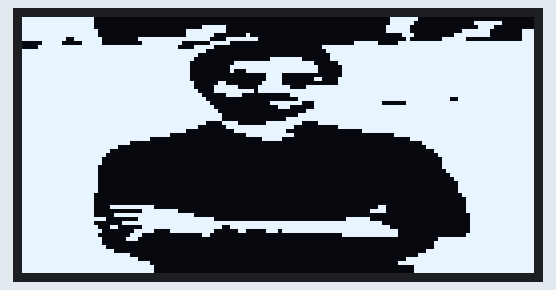
A sketch run on a simulated Arduino Uno, built with avr-gcc and run on an emulated ATmega328P. Parts: 128×64 one-colour display.

Above: at 0.1 s.

The sketch:

Image_On_OLED.ino
```cpp
#include <Wire.h>
#include <Adafruit_GFX.h>
#include <Adafruit_SSD1306.h>

#define SCREEN_WIDTH 128
#define SCREEN_HEIGHT 64

Adafruit_SSD1306 display(SCREEN_WIDTH, SCREEN_HEIGHT, &Wire, -1);

// 'Picsart_23-09-09_16-08-04-784 (2)', 128x64px
const unsigned char epd_bitmap_Picsart_23_09_09_16_08_04_784__2_ [] PROGMEM = {
	0xff, 0xff, 0xc0, 0x00, 0x00, 0x00, 0x00, 0x00, 0x00, 0x00, 0x00, 0x0f, 0xe0, 0x00, 0x00, 0x00,
	0xff, 0xff, 0xc0, 0x00, 0x00, 0x00, 0x00, 0x00, 0x00, 0x00, 0x00, 0x0f, 0xc0, 0x00, 0x7f, 0x00,
	0xff, 0xff, 0xc0, 0x00, 0x00, 0x07, 0xe0, 0x00, 0x00, 0x00, 0x00, 0x1f, 0x80, 0x00, 0x3c, 0x00,
	0xff, 0xff, 0xe0, 0x00, 0x00, 0x7f, 0xe0, 0x00, 0x00, 0x00, 0x00, 0x1f, 0x80, 0x03, 0xf8, 0x07,
	0xff, 0xff, 0xe0, 0x00, 0x00, 0x7f, 0x00, 0x80, 0x00, 0x00, 0x00, 0x01, 0xc0, 0x0f, 0xf8, 0x07,
	0xff, 0xe7, 0xf0, 0x07, 0xff, 0xfe, 0x1f, 0xe0, 0x00, 0x00, 0x00, 0x00, 0x80, 0x7e, 0x00, 0x07,
	0x07, 0xc1, 0xf0, 0x03, 0xff, 0x01, 0xf0, 0x00, 0x00, 0x00, 0x1f, 0x83, 0xff, 0xff, 0xff, 0xff,
	0x0f, 0xff, 0xff, 0xff, 0xfe, 0x1f, 0x00, 0x00, 0x00, 0x1f, 0xff, 0xff, 0xff, 0xff, 0xff, 0xff,
	0xff, 0xff, 0xff, 0xff, 0xff, 0xfc, 0x00, 0x00, 0x00, 0x0f, 0xff, 0xff, 0xff, 0xff, 0xff, 0xff,
	0xff, 0xff, 0xff, 0xff, 0xff, 0xf0, 0x00, 0x00, 0x00, 0x07, 0xff, 0xff, 0xff, 0xff, 0xff, 0xff,
	0xff, 0xff, 0xff, 0xff, 0xff, 0xe0, 0x00, 0x03, 0xfc, 0x07, 0xff, 0xff, 0xff, 0xff, 0xff, 0xff,
	0xff, 0xff, 0xff, 0xff, 0xff, 0xc0, 0x07, 0xff, 0xff, 0x81, 0xff, 0xff, 0xff, 0xff, 0xff, 0xff,
	0xff, 0xff, 0xff, 0xff, 0xff, 0xc0, 0x0f, 0xff, 0xff, 0xc0, 0xff, 0xff, 0xff, 0xff, 0xff, 0xff,
	0xff, 0xff, 0xff, 0xff, 0xff, 0xc0, 0x08, 0xff, 0xff, 0xc0, 0xff, 0xff, 0xff, 0xff, 0xff, 0xff,
	0xff, 0xff, 0xff, 0xff, 0xff, 0xc0, 0x00, 0x07, 0x80, 0x00, 0xff, 0xff, 0xff, 0xff, 0xff, 0xff,
	0xff, 0xff, 0xff, 0xff, 0xff, 0xc0, 0x00, 0x07, 0x80, 0x61, 0xff, 0xff, 0xff, 0xff, 0xff, 0xff,
	0xff, 0xff, 0xff, 0xff, 0xff, 0xe0, 0x60, 0x0f, 0x80, 0x01, 0xff, 0xff, 0xff, 0xff, 0xff, 0xff,
	0xff, 0xff, 0xff, 0xff, 0xff, 0xe0, 0xfc, 0x1f, 0xe1, 0xff, 0xff, 0xff, 0xff, 0xff, 0xff, 0xff,
	0xff, 0xff, 0xff, 0xff, 0xff, 0xf0, 0xff, 0xdf, 0xff, 0xff, 0xff, 0xff, 0xff, 0xff, 0xff, 0xff,
	0xff, 0xff, 0xff, 0xff, 0xff, 0xf8, 0x1e, 0x00, 0x1f, 0xff, 0xff, 0xff, 0xff, 0xff, 0xff, 0xff,
	0xff, 0xff, 0xff, 0xff, 0xff, 0xfc, 0x00, 0x00, 0x07, 0xff, 0xff, 0xff, 0xff, 0xe7, 0xff, 0xff,
	0xff, 0xff, 0xff, 0xff, 0xff, 0xfe, 0x00, 0x03, 0xfc, 0x7f, 0xff, 0xc0, 0xff, 0xff, 0xff, 0xff,
	0xff, 0xff, 0xff, 0xff, 0xff, 0xff, 0x00, 0x00, 0xe0, 0x7f, 0xff, 0xff, 0xff, 0xff, 0xff, 0xff,
	0xff, 0xff, 0xff, 0xff, 0xff, 0xff, 0x80, 0x00, 0x01, 0xff, 0xff, 0xff, 0xff, 0xff, 0xff, 0xff,
	0xff, 0xff, 0xff, 0xff, 0xff, 0xff, 0xc0, 0x00, 0x07, 0xff, 0xff, 0xff, 0xff, 0xff, 0xff, 0xff,
	0xff, 0xff, 0xff, 0xff, 0xff, 0xff, 0xc0, 0x00, 0x3f, 0xff, 0xff, 0xff, 0xff, 0xff, 0xff, 0xff,
	0xff, 0xff, 0xff, 0xff, 0xff, 0xfc, 0x3c, 0x07, 0xfc, 0x3f, 0xff, 0xff, 0xff, 0xff, 0xff, 0xff,
	0xff, 0xff, 0xff, 0xff, 0xff, 0xf0, 0x1f, 0xff, 0xf0, 0x01, 0xff, 0xff, 0xff, 0xff, 0xff, 0xff,
	0xff, 0xff, 0xff, 0xff, 0xff, 0x80, 0x07, 0xff, 0xc0, 0x00, 0x07, 0xff, 0xff, 0xff, 0xff, 0xff,
	0xff, 0xff, 0xff, 0xff, 0xf8, 0x00, 0x00, 0xff, 0xf0, 0x00, 0x00, 0x07, 0xff, 0xff, 0xff, 0xff,
	0xff, 0xff, 0xff, 0xff, 0x00, 0x00, 0x00, 0x0f, 0x80, 0x00, 0x00, 0x00, 0x7f, 0xff, 0xff, 0xff,
	0xff, 0xff, 0xff, 0xe0, 0x00, 0x00, 0x00, 0x00, 0x00, 0x00, 0x00, 0x00, 0x0f, 0xff, 0xff, 0xff,
	0xff, 0xff, 0xff, 0x00, 0x00, 0x00, 0x00, 0x00, 0x00, 0x00, 0x00, 0x00, 0x07, 0xff, 0xff, 0xff,
	0xff, 0xff, 0xfc, 0x00, 0x00, 0x00, 0x00, 0x00, 0x00, 0x00, 0x00, 0x00, 0x01, 0xff, 0xff, 0xff,
	0xff, 0xff, 0xf8, 0x00, 0x00, 0x00, 0x00, 0x00, 0x00, 0x00, 0x00, 0x00, 0x00, 0xff, 0xff, 0xff,
	0xff, 0xff, 0xf0, 0x00, 0x00, 0x00, 0x00, 0x00, 0x00, 0x00, 0x00, 0x00, 0x00, 0x7f, 0xff, 0xff,
	0xff, 0xff, 0xf0, 0x00, 0x00, 0x00, 0x00, 0x00, 0x00, 0x00, 0x00, 0x00, 0x00, 0x7f, 0xff, 0xff,
	0xff, 0xff, 0xe0, 0x00, 0x00, 0x00, 0x00, 0x00, 0x00, 0x00, 0x00, 0x00, 0x00, 0x7f, 0xff, 0xff,
	0xff, 0xff, 0xe0, 0x00, 0x00, 0x00, 0x00, 0x00, 0x00, 0x00, 0x00, 0x00, 0x00, 0x3f, 0xff, 0xff,
	0xff, 0xff, 0xe0, 0x00, 0x00, 0x00, 0x00, 0x00, 0x00, 0x00, 0x00, 0x00, 0x00, 0x1f, 0xff, 0xff,
	0xff, 0xff, 0xe0, 0x00, 0x00, 0x00, 0x00, 0x00, 0x00, 0x00, 0x00, 0x00, 0x00, 0x0f, 0xff, 0xff,
	0xff, 0xff, 0xe0, 0x00, 0x00, 0x00, 0x00, 0x00, 0x00, 0x00, 0x00, 0x00, 0x00, 0x07, 0xff, 0xff,
	0xff, 0xff, 0xe0, 0x00, 0x00, 0x00, 0x00, 0x00, 0x00, 0x00, 0x00, 0x00, 0x00, 0x07, 0xff, 0xff,
	0xff, 0xff, 0xe0, 0x00, 0x00, 0x00, 0x00, 0x00, 0x00, 0x00, 0x00, 0x00, 0x00, 0x07, 0xff, 0xff,
	0xff, 0xff, 0xc0, 0x00, 0x00, 0x00, 0x00, 0x00, 0x00, 0x00, 0x00, 0x00, 0x00, 0x03, 0xff, 0xff,
	0xff, 0xff, 0xc0, 0x00, 0x00, 0x00, 0x00, 0x00, 0x00, 0x00, 0x00, 0x00, 0x00, 0x01, 0xff, 0xff,
	0xff, 0xff, 0xc0, 0x00, 0x00, 0x00, 0x00, 0x00, 0x00, 0x00, 0x00, 0x00, 0x00, 0x01, 0xff, 0xff,
	0xff, 0xff, 0xc3, 0xff, 0x80, 0x00, 0x00, 0x00, 0x00, 0x00, 0x00, 0x60, 0x00, 0x01, 0xff, 0xff,
	0xff, 0xff, 0xc0, 0x03, 0xfe, 0x00, 0x00, 0x00, 0x00, 0x00, 0x01, 0xe0, 0x00, 0x01, 0xff, 0xff,
	0xff, 0xff, 0xc1, 0xff, 0xff, 0xe0, 0x00, 0x00, 0x00, 0x00, 0x00, 0x00, 0x00, 0x00, 0xff, 0xff,
	0xff, 0xff, 0xf8, 0x07, 0xff, 0xff, 0x00, 0x00, 0x00, 0x00, 0x7e, 0x00, 0x00, 0x00, 0xff, 0xff,
	0xff, 0xff, 0xc0, 0x7f, 0xff, 0xff, 0xff, 0xff, 0xff, 0xff, 0xff, 0xc0, 0x00, 0x00, 0xff, 0xff,
	0xff, 0xff, 0xe3, 0x03, 0xff, 0xff, 0xcf, 0xff, 0xff, 0xff, 0xff, 0xf0, 0x00, 0x00, 0xff, 0xff,
	0xff, 0xff, 0xf0, 0x0f, 0x87, 0xff, 0x03, 0x07, 0x7f, 0xff, 0xff, 0xfc, 0x00, 0x00, 0xff, 0xff,
	0xff, 0xff, 0xe0, 0x1c, 0x00, 0x06, 0x00, 0x00, 0x00, 0x00, 0xff, 0xfc, 0x00, 0x01, 0xff, 0xff,
	0xff, 0xff, 0xf0, 0x38, 0x00, 0x00, 0x00, 0x00, 0x00, 0x00, 0x00, 0x00, 0x00, 0xff, 0xff, 0xff,
	0xff, 0xff, 0xf0, 0x00, 0x00, 0x00, 0x00, 0x00, 0x00, 0x00, 0x00, 0x00, 0x01, 0xff, 0xff, 0xff,
	0xff, 0xff, 0xf8, 0x00, 0x00, 0x00, 0x00, 0x00, 0x00, 0x00, 0x00, 0x00, 0x01, 0xff, 0xff, 0xff,
	0xff, 0xff, 0xfe, 0x00, 0x00, 0x00, 0x00, 0x00, 0x00, 0x00, 0x00, 0x00, 0x07, 0xff, 0xff, 0xff,
	0xff, 0xff, 0xff, 0xe0, 0x00, 0x00, 0x00, 0x00, 0x00, 0x00, 0x00, 0x00, 0x1f, 0xff, 0xff, 0xff,
	0xff, 0xff, 0xff, 0xf8, 0x00, 0x00, 0x00, 0x00, 0x00, 0x00, 0x00, 0x00, 0xff, 0xff, 0xff, 0xff,
	0xff, 0xff, 0xff, 0xff, 0x00, 0x00, 0x00, 0x00, 0x00, 0x00, 0x00, 0x03, 0xff, 0xff, 0xff, 0xff,
	0xff, 0xff, 0xff, 0xff, 0x80, 0x00, 0x00, 0x00, 0x00, 0x00, 0x00, 0x00, 0x3f, 0xff, 0xff, 0xff,
	0xff, 0xff, 0xff, 0xff, 0x80, 0x00, 0x00, 0x00, 0x00, 0x00, 0x00, 0x00, 0x3f, 0xff, 0xff, 0xff
};

// Array of all bitmaps for convenience. (Total bytes used to store images in PROGMEM = 1040)
const int epd_bitmap_allArray_LEN = 1;
const unsigned char* epd_bitmap_allArray[1] = {
	epd_bitmap_Picsart_23_09_09_16_08_04_784__2_
};


void setup() {
  display.begin(SSD1306_SWITCHCAPVCC, 0x3C);
  display.clearDisplay();

  // Draw the bitmap using the correct variable name
  display.drawBitmap(0, 0, epd_bitmap_Picsart_23_09_09_16_08_04_784__2_, 128, 64, SSD1306_WHITE);

  display.display(); // Show on screen
}

void loop() {
  // Nothing needed here
}
```
